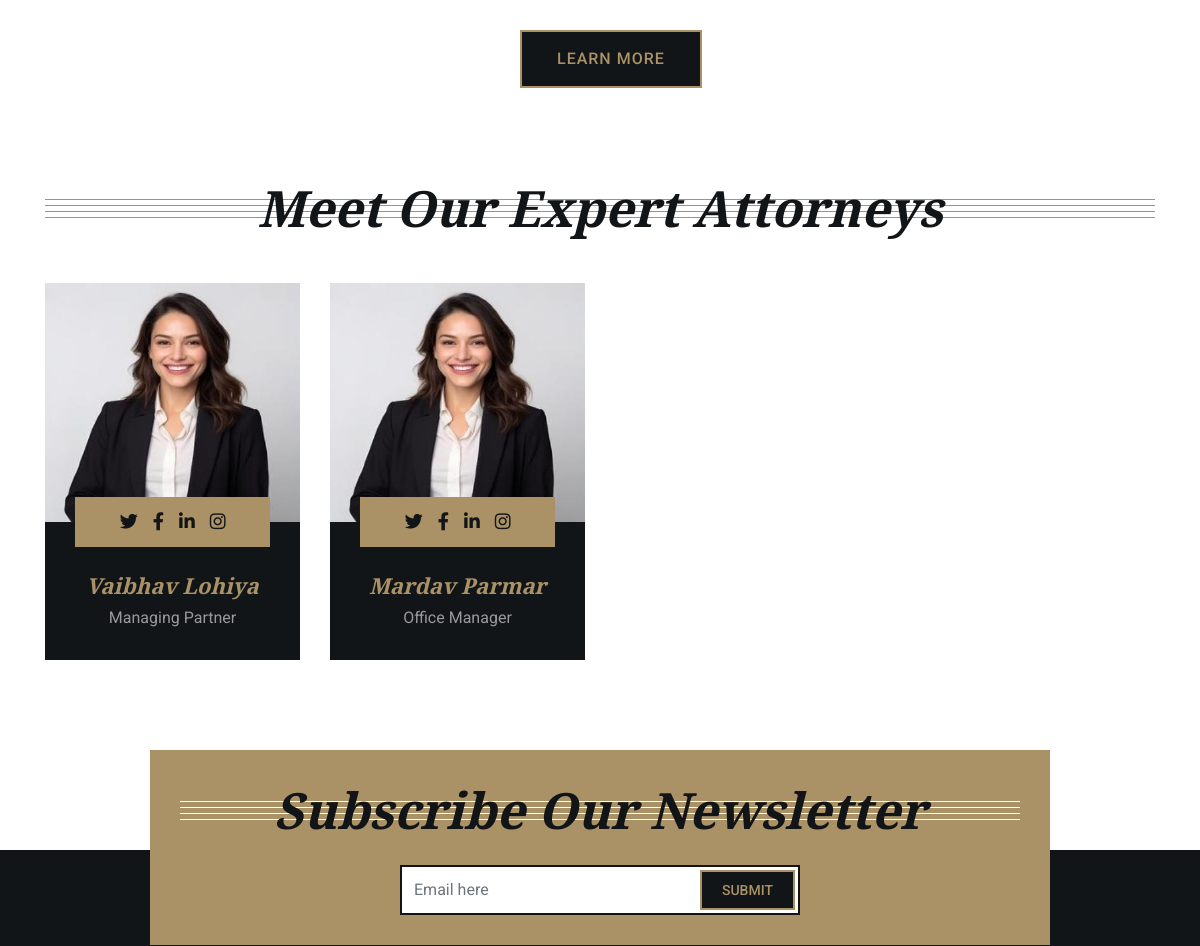
The app's page /team (middle part), older data.
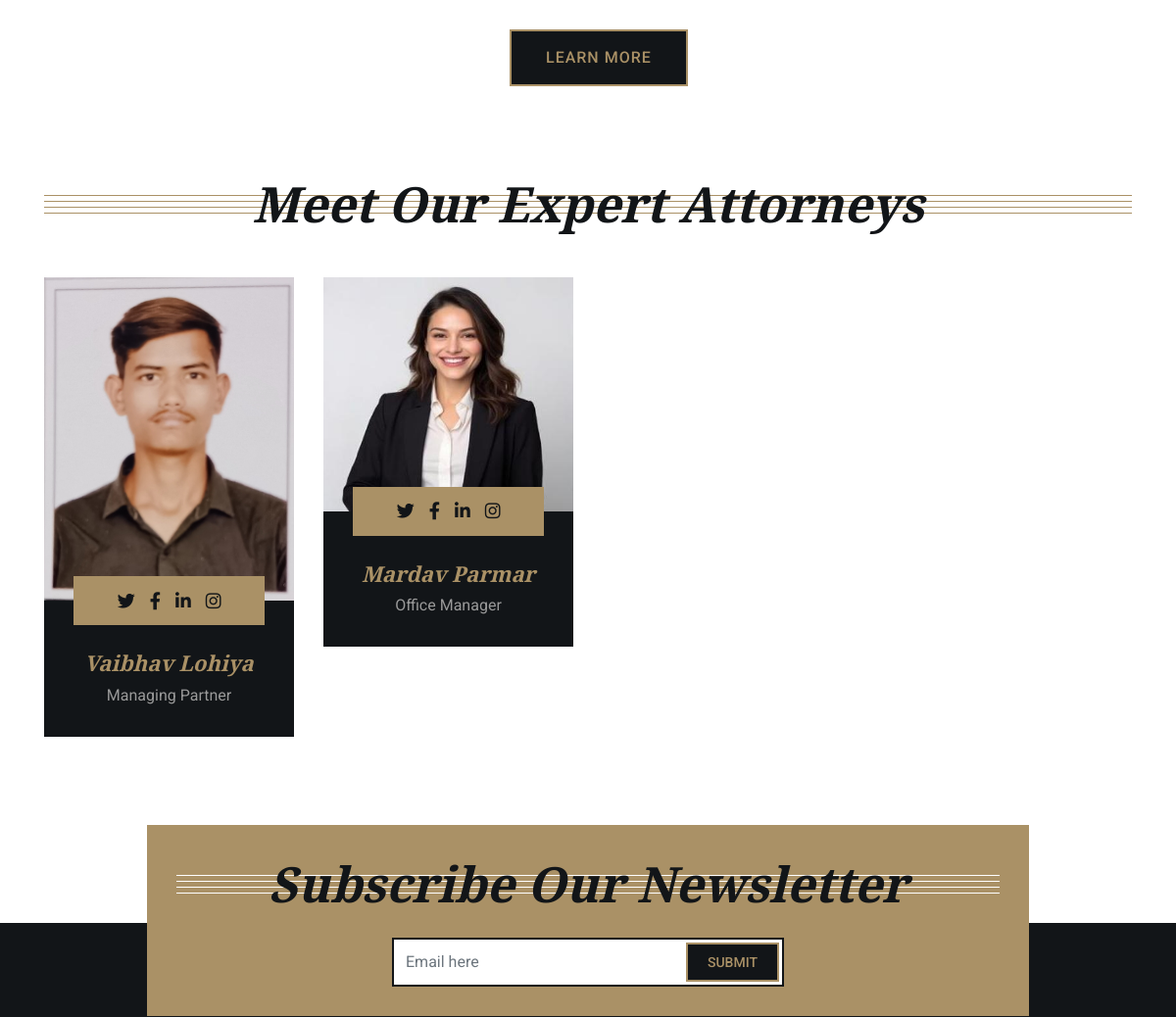
The same page, newer data.
### userapp/models.py (models this page shows, shortened)
class Attorneys(models.Model):
    name = models.CharField(max_length=20)
    profession = models.CharField(max_length=30)
    image = models.FileField(upload_to='image/')

### userapp/views.py (the view)
# urls.py: path('team', views.team),
def team(request):
    data = Attorneys.objects.all
    return render(request, "userapp/team.html",{"data":data})

### templates/userapp/team.html (shortened to what this page needs)
<!DOCTYPE html>
{% load static %}
<html lang="en">
    <head>
        <link href="https://stackpath.bootstrapcdn.com/bootstrap/4.4.1/css/bootstrap.min.css" rel="stylesheet">
        <link href="https://cdnjs.cloudflare.com/ajax/libs/font-awesome/5.10.0/css/all.min.css" rel="stylesheet">
        <link href="{% static 'userapp/lib/animate/animate.min.css'%}" rel="stylesheet">
        <link href="{% static 'userapp/lib/owlcarousel/assets/owl.carousel.min.css'%}" rel="stylesheet">
        <link href="{% static 'userapp/css/style.css'%}" rel="stylesheet">
    </head>
    <body>
        <div class="wrapper">
            <div class="about">
                <div class="container">
                    <div class="row align-items-center">
                        <div class="col-lg-7 col-md-6">
                            <div class="about-text">
                                <a class="btn" href="">Learn More</a>
                            </div>
                        </div>
                    </div>
                </div>
            </div>
            <div class="team">
                <div class="container">
                    <div class="section-header">
                        <h2>Meet Our Expert Attorneys</h2>
                    </div>
                    <div class="row">
                        {% for i in data %}
                        <div class="col-lg-3 col-md-6">
                            <div class="team-item">
                                <div class="team-img">
                                    <img src="{{ i.image.url }}" alt="Team Image">
                                </div>
                                <div class="team-text">
                                    <h2>{{i.name}}</h2>
                                    <p>{{i.profession}}</p>
                                    <div class="team-social">
                                        <a class="social-tw" href=""><i class="fab fa-twitter"></i></a>
                                        <a class="social-fb" href=""><i class="fab fa-facebook-f"></i></a>
                                        <a class="social-li" href=""><i class="fab fa-linkedin-in"></i></a>
                                        <a class="social-in" href=""><i class="fab fa-instagram"></i></a>
                                    </div>
                                </div>
                            </div>
                        </div>
                        {% endfor %}
                    </div>
                </div>
            </div>
            <div class="newsletter">
                <div class="container">
                    <div class="section-header">
                        <h2>Subscribe Our Newsletter</h2>
                    </div>
                    <div class="form">
                        <input class="form-control" placeholder="Email here">
                        <button class="btn">Submit</button>
                    </div>
                </div>
            </div>
            {% include 'userapp/footer.html'%}
        </div>
    </body>
</html>

Row changes from the older to the newer data that the page shows:
changed Attorneys "Vaibhav Lohiya": image: a different picture
